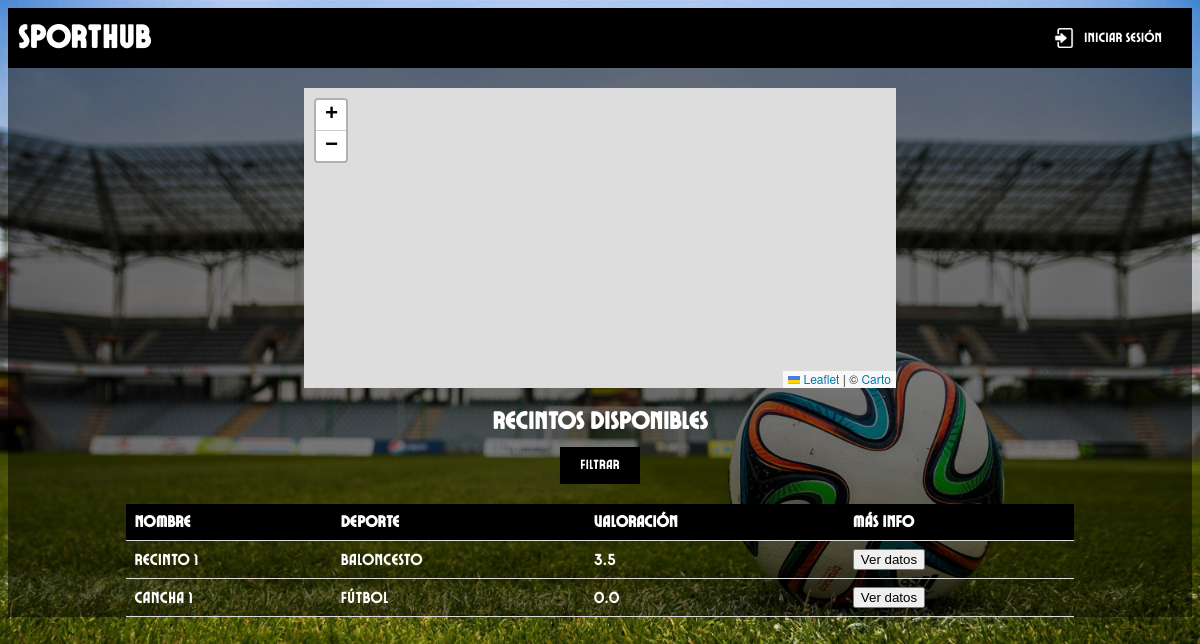
Page /recintos/ on the committed database.
### recintosapp/models.py (models this page shows, shortened)
class Recinto(models.Model):
    name = models.CharField(max_length=50) #Nombre del recinto.
    adress = models.CharField(max_length=50) #Dirección del recinto.
    phone = models.CharField(max_length=50) #Teléfono del recinto.
    email = models.EmailField() #Correo electrónico del recinto.
    sports = [('futbol', 'Fútbol'),('baloncesto', 'Baloncesto'),('tenis', 'Tenis'),('padel', 'Pádel'),
    ('voleibol', 'Voleibol'),('otro', 'Otro')]#Lista de deportes.
    sport = models.CharField(max_length=20,choices=sports) #Deporte seleccionado.
    schedule = models.CharField(max_length=50) #Horario de funcionamiento del recinto.
    rating = models.FloatField(default=0) #Valoración del recinto.
    rating_counter = models.IntegerField(default=0)

### recintosapp/views.py (the view, shortened to what this page needs)
# urls.py: path('recintos/', recintos, name='recintos'),
@csrf_exempt # Deshabilitar la protección CSRF para esta vista
def recintos(request):
    recintos = Recinto.objects.all()
    if request.method == "GET":
        valoracion = request.GET.get('rating')
        deporte = request.GET.get('deporte')
        nombre = request.GET.get('nombre')
        if valoracion:
            recintos = recintos.filter(rating__gte=valoracion)
        if deporte:
            recintos = recintos.filter(Q(sport=deporte.lower()))
        if nombre:
            recintos = recintos.filter(name__icontains=nombre)
        return render(request, "recintosapp/index.html", {"recintos": recintos, "sports": ['Futbol', 'Baloncesto', 'Tenis', 'Padel', 'Voleibol', 'Otro']})

### recintosapp/templates/recintosapp/index.html (shortened to what this page needs)
{% load static %}
<!DOCTYPE html>
<html lang="en">
<head>
    <link rel="stylesheet" href="https://unpkg.com/leaflet@1.7.1/dist/leaflet.css" />
    <link rel="stylesheet" type="text/css" href="{% static 'css/index.css' %}">
</head>
<body>
    <div class="header">
        <h1>SportHub</h1>
        {% if user.is_authenticated %}
            {{ user.username }}
            <button data-url="{% url 'logout_user' %}" onclick="redirectToUrl(this)">
                <img src="{% static 'img/login.png' %}" alt="Logout Icon">
                Cerrar Sesión
            </button>
        {% else %}
            <button data-url="{% url 'login_user' %}" onclick="redirectToUrl(this)">
                <img src="{% static 'img/login.png' %}" alt="Login Icon">
                Iniciar Sesión
            </button>
        {% endif %}
    </div>
    <div id="map"></div>
    <div id="div-recintos">
        <h2>Recintos Disponibles</h2>
        <button id="toggle-filters-button">Filtrar</button>
    </div>
    <table>
        <thead>
            <tr>
                <th>Nombre</th>
                <th>Deporte</th>
                <th>Valoración</th>
                <th>Más Info</th>
            </tr>
        </thead>
        <tbody>
            {% for recinto in recintos %}
            <tr>
                <td>{{ recinto.name }}</td>
                <td>{{ recinto.get_sport_display }}</td>
                <td>{{ recinto.rating }}</td>
                <td><button data-url="{% url 'recintos_details' recinto.id %}" onclick="redirectToUrl(this)">Ver datos</button></td>
            </tr>
            {% endfor %}
        </tbody>
    </table>
</body>
</html>

### recintosapp/static/css/index.css (style rules this page uses)
body { font-family: 'MyCustomFont', sans-serif; background-image: url("../img/back.jpg"); background-size: cover; background-repeat: no-repeat; background-attachment: fixed; color: #333; position: relative; }
#map { height: 300px; width: 50%; margin: 0 auto; margin-bottom: 20px; }
#div-recintos { margin: 0 auto; text-align: center; color: white; margin-bottom: 20px; }
#div-recintos h2 { margin-bottom: 10px; }
#div-recintos button { font-family: 'MyCustomFont', sans-serif; background-color: black; color: white; border: none; padding: 10px 20px; cursor: pointer; transition: background-color 0.3s ease; }
table { width: 80%; margin: 0 auto; border-collapse: collapse; color: white; }
th, td { padding: 8px; text-align: left; border-bottom: 1px solid #ddd; font-family: 'MyCustomFont', sans-serif; }
th { background-color: #000000; }
.header { background-color: black; color: white; padding: 10px; display: flex; justify-content: space-between; align-items: center; margin-bottom: 20px; }
.header h1 { margin: 0; }
.header button { font-family: 'MyCustomFont', sans-serif; background-color: black; color: white; border: none; padding: 10px 20px; cursor: pointer; transition: background-color 0.3s ease; display: flex; align-items: center; }
.header button img { height: 20px; margin-right: 10px; }

### rows in the picture
Recinto: name "Recinto 1", sport "Baloncesto", rating "3.5"
Recinto: name "cancha 1", sport "Fútbol", rating "0.0"
